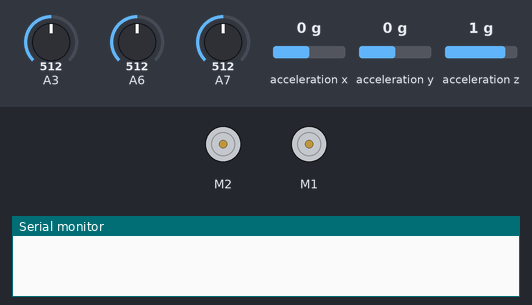
A sketch run on a simulated Arduino Nano, built with avr-gcc and run on an emulated ATmega328P. Parts: 2 × DC motor (green arrow = forward, orange = backward, longer = faster), the last lines printed to the serial monitor. Inputs (shaded band) come from the test bench; at power-on: acceleration x 0 g, A7 = 512, A3 = 512, A6 = 512, acceleration y 0 g, acceleration z 1 g.

Above: at 1.2 s.
1.3 s: acceleration x set to -1.4 g
At 1.7 s:
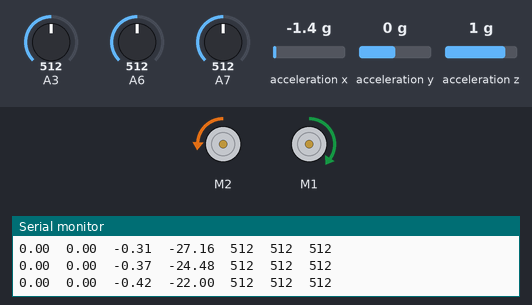
2.8 s: A7 set to 1010
At 4.3 s:
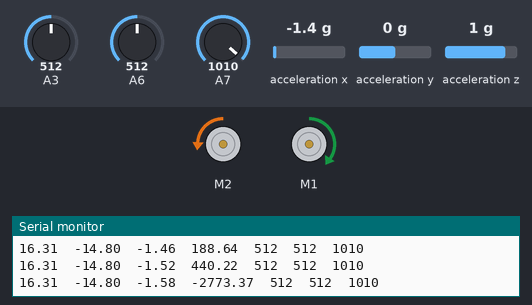
5.8 s: A7 set to 40
At 7.7 s:
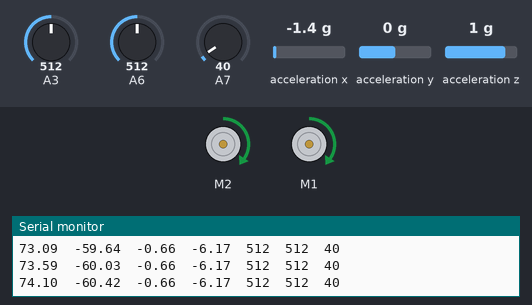
8.7 s: A3 set to 790
10.2 s: A3 set to 811
At 10.7 s:
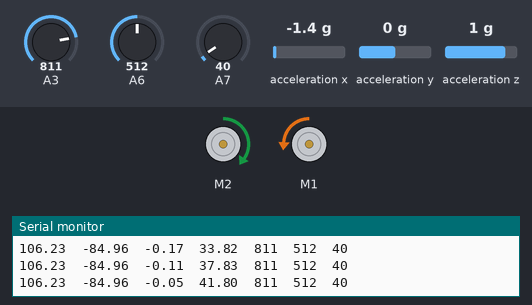
13.2 s: A6 set to 985
16.2 s: A6 set to 1015
At 16.7 s:
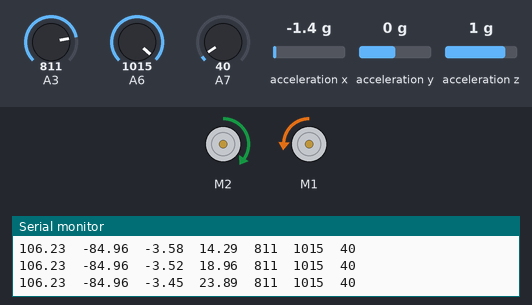
Timing chart, 0 to 19.2 s (numbered marks = the images above; inputs shaded):
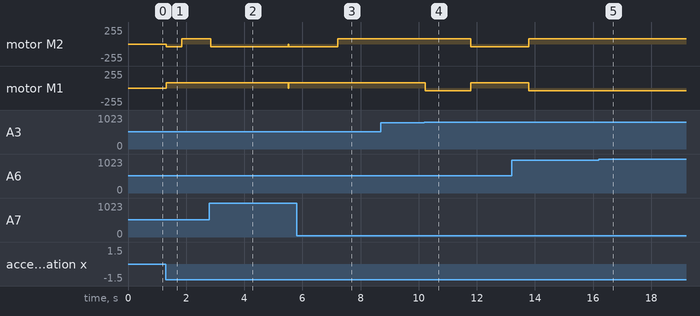

Measured:
- the behaviour switches between 800 and 801 on A3 (found by bisection; images 3 and 4)
- after the input at 1.3 s, motor M2: stopped → backward 39/255 at once, → forward 79/255 0.54 s later; motor M1: stopped → forward 79/255 at once
- after the input at 2.8 s, motor M2: forward 79/255 → backward 39/255 at once; motor M1: forward 79/255 → stopped after 2.7 s instead of 1.6 s
- after the input at 5.8 s, motor M2: backward 39/255 → forward 79/255 after 1.4 s
- after the input at 10.2 s, motor M2: forward 79/255 → backward 39/255 after 1.6 s; motor M1: forward 79/255 → backward 39/255 at once, → forward 79/255 1.6 s later
- after the input at 16.2 s, motor M2: stays forward 79/255 (without the input it goes to backward 39/255 after 3.9 s); motor M1: stays backward 39/255 (without the input it goes to forward 79/255 after 3.9 s)

The sketch:

bug2.ino
```cpp
//BUG 2.1 G(80,0) define the original orientation of the car to be the x coordinate of the spatial frame
//BUG2.2 G(10,30)
#include <RedBot.h>
RedBotSensor left = RedBotSensor(A3);
RedBotSensor center = RedBotSensor(A6);
RedBotSensor right = RedBotSensor(A7);
RedBotAccel accelerometer;
#define LINETHRESHOLD 800
#define SPEED 80


RedBotMotors motors;
RedBotEncoder encoder = RedBotEncoder(A2, 10);
int buttonPin = 12;
int leftSpeed;
int rightSpeed;
float lCount;
float rCount;
float def=0;
float C=20.428;
float a=0;
float r=16.1;
float x0=0;
float y0=0;
float x1=0;
float y1=0;
float lc1=0;
float rc1=0;
float lc2=0;
float rc2=0;
int x_hit=0;
int y_hit=0;
int x_leave=0;
int y_leave = 0;
int i = 0;
float theta=0;
float x=40;
float y =-40;// coordinate of the goal
float def1=y/x;
float def2=0;// slope of loction of car and goal
int k = 0 ;

void setup() {
  pinMode(buttonPin, INPUT_PULLUP);
  Serial.begin(9600);
}

void loop() {
  accelerometer.read();
  if(abs( accelerometer.x)>1000)
  k++;
  if(k>0)
  {
  if(i==0)
  {
    encoder.clearEnc(BOTH);
  i++;
    }


if (((abs(x-x0)<10)&&(abs(y-y0)<10))==0) // not reach the goal
{
     if((center.read() < LINETHRESHOLD)&&(right.read() < LINETHRESHOLD)&&(left.read() < LINETHRESHOLD))// no obstacle , move toward the goal
  {
   if (def>10)
   {
    leftSpeed = SPEED/2;
    rightSpeed = SPEED ;
    motors.rightMotor(rightSpeed);
    motors.leftMotor(leftSpeed);

   }//turn left
   else if (def<-10)
   {
    leftSpeed = -SPEED ;
    rightSpeed = -SPEED/2;
   motors.rightMotor(rightSpeed);
    motors.leftMotor(leftSpeed);

   }//turn right
   else if (abs(def)<10)
   {
    leftSpeed = -SPEED;
    rightSpeed = SPEED;
    motors.rightMotor(rightSpeed);
    motors.leftMotor(leftSpeed);
    delay(0);
    }//go straight
} // no obstacle, adjust car's orientation to move toward the goal
else if ((((center.read() < LINETHRESHOLD)&&(right.read() < LINETHRESHOLD)&&(left.read() < LINETHRESHOLD))==0)&&(((center.read() > LINETHRESHOLD)&&(right.read() > LINETHRESHOLD)&&(left.read() > LINETHRESHOLD))==0))
     //encounter obstacle,tracing
{
  if ((((abs(def2-def1))<10)&&(abs(tan(theta)-def1)>50))==0)// not p(leave)
  {

  if((center.read() > LINETHRESHOLD)&&(right.read() < LINETHRESHOLD)&&(left.read() < LINETHRESHOLD))
  {
    leftSpeed = -SPEED;
    rightSpeed = SPEED;
    motors.rightMotor(rightSpeed);
    motors.leftMotor(leftSpeed);
        delay(0);
  }
 //go straight

  else if((center.read() < LINETHRESHOLD)&&(right.read() > LINETHRESHOLD)&&(left.read() < LINETHRESHOLD))
  {
    leftSpeed = -SPEED;
    rightSpeed = -SPEED/2;
       motors.rightMotor(rightSpeed);
    motors.leftMotor(leftSpeed);
        delay(0);
  }
 //go right

  else if((center.read() < LINETHRESHOLD)&&(right.read() < LINETHRESHOLD)&&(left.read() > LINETHRESHOLD))
  {
    leftSpeed = SPEED/2;
    rightSpeed = SPEED;
    motors.rightMotor(rightSpeed);
    motors.leftMotor(leftSpeed);
        delay(0);
  }
 //go left
   else if((center.read() > LINETHRESHOLD)&&(right.read() < LINETHRESHOLD)&&(left.read() > LINETHRESHOLD))
  {
    leftSpeed = SPEED/2;
    rightSpeed = SPEED ;
        motors.rightMotor(rightSpeed);
    motors.leftMotor(leftSpeed);
        delay(0);
  }
 //go left

  else if((center.read() > LINETHRESHOLD)&&(right.read() > LINETHRESHOLD)&&(left.read() < LINETHRESHOLD))
  {
    leftSpeed = -SPEED;
    rightSpeed = -SPEED/2;
    motors.rightMotor(rightSpeed);
    motors.leftMotor(leftSpeed);
        delay(0);
  }
 //go right
  delay(0);
  }
  else if (((abs(def2-def1))<10)&&(abs(tan(theta)-def1)>50))// time to leave
{
   leftSpeed = -SPEED;
   rightSpeed = -SPEED/2;
   motors.rightMotor(rightSpeed);
   motors.leftMotor(leftSpeed);
   delay(2000);
  }//depart,move toward the goal,turn right

   }
   else if ((center.read() > LINETHRESHOLD)&&(right.read() > LINETHRESHOLD)&&(left.read() > LINETHRESHOLD))
{
if (abs(def)>5)
{
    leftSpeed = -SPEED;
    rightSpeed = SPEED;
    motors.rightMotor(rightSpeed);
    motors.leftMotor(leftSpeed);
        delay(0);
  }//go straight
if (abs(def)<5)
{
    leftSpeed = -SPEED;
    rightSpeed = -SPEED/2;
    motors.rightMotor(rightSpeed);
    motors.leftMotor(leftSpeed);
    delay(1000);
  }// encounter obstacle, turn right
}
}


 // now, we will start to determine the orientation and position of the car real time

    def2 = (y-y0)/(x-x0);
    lCount = encoder.getTicks(LEFT);
    rCount = encoder.getTicks(RIGHT);
    a=(rCount-lCount)*C/192;
    theta=a/r; // determine the theta of the car
    if (theta>2*PI)
    theta=theta-2*PI;
    if(theta<-2*PI)
    theta=theta+2*PI;
    def = y-x*tan(theta)+x0*tan(theta)-y0; // the function which is determined by the coordinate and orientation of the car
    if (leftSpeed==-rightSpeed)
    {
    lc1 = encoder.getTicks(LEFT);
    x0=x0+(lc1-lc2)*C*cos(theta)/192;
    y0=y0+(lc1-lc2)*C*sin(theta)/192;
    lc2=lc1;
      }// when car moving forward, add up the displacement


   Serial.print(x0);
   Serial.print("\t");
   Serial.print(y0);
   Serial.print("\t");
   Serial.print(theta);
   Serial.print("\t");
   Serial.print(def);
   Serial.print("\t");
   Serial.print(left.read());
  Serial.print("\t");  // tab character
  Serial.print(center.read());
  Serial.print("\t");  // tab character
  Serial.print(right.read());
  Serial.print("\t");  // tab character
   Serial.println();
   // debug

    if ((abs((x0-x)<10))&&(abs((y-y0)<10)))
    motors.brake();//reach the goal,stop
}
}
```
